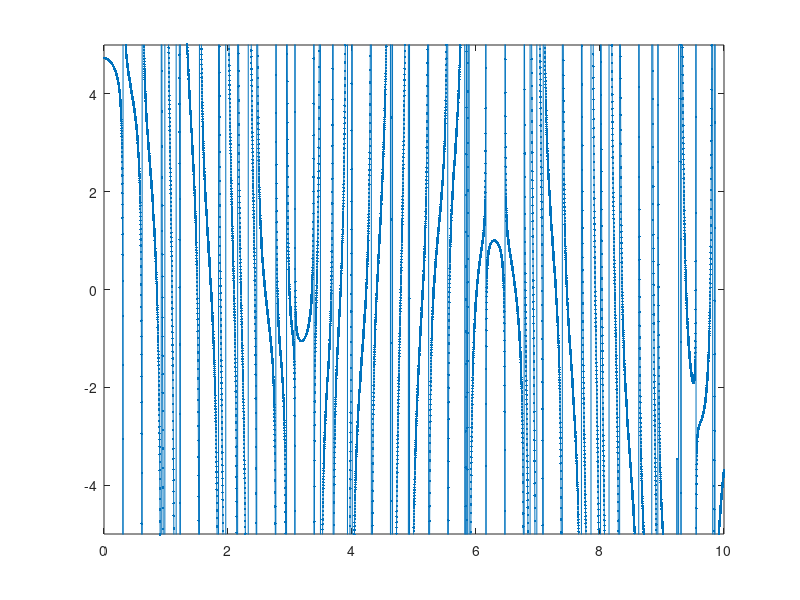

Source code (MATLAB): (Note: this script raises an error after producing the figure.)
%% test root finding for Laplace inversion of Pik
lens = [0.339,1,2.7,3.2,10.2]; % arbitrary edge lengths
checkfun = @(u) sin(lens(2)*u).*(sum(cot(lens'*u)))

ulist = linspace(0,10,10000);

plot(ulist,checkfun(ulist),'.-')
ylim([-5,5])

%% get roots
deg = 3;
umax = 10;

[foundroots,~,poles] = nodePropagatorRoots(lens,umax)

% plot roots as circles
hold all
plot(foundroots,zeros(size(foundroots)),'o', poles, zeros(size(poles)),'*')
hold off